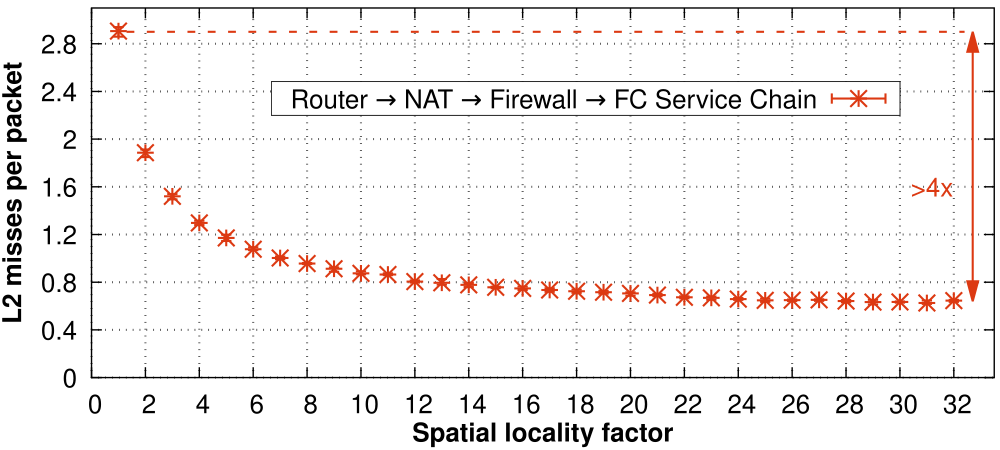

Recreate this plot in gnuplot.
#!/usr/bin/gnuplot
load "../../common.plot"

font_type = "Helvetica,28"
font_type_bold = "Helvetica-Bold,28"

set terminal pdf dl 1.5 enhanced dashed size 10.0, 4.5 font font_type
set output "nf-chain-cascade-l2-misses.pdf"

set style fill solid 2 border lt -1
set datafile separator " "
set style data errorbars

### Variables
points_lw = 3
points_size = 2.0
line_width = 2

max_ordering = 32
x_start = 0.0
x_offset = 1.5
min_y = 0
### Per batch limit (1 batch = 32 packets)
#max_y = 45
### Per packet limit
max_y = 3.1
y_scale = 1    # Converts per batch into per packet cost

### Input files
input_file_nf_chain_misses = "data/L2-MISSES-PP.stats"

### Margins
bm = 0.160
tm = 0.984
lm = 0.091
rm = 0.995

x1 = -1.5
x2 = 34
y3 = min_y
y4 = max_y

# Margins
set bmargin at screen bm
set tmargin at screen tm
set lmargin at screen lm
set rmargin at screen rm

# Leave the right border open
set border 1+2+4+8 lw 2

# X-axis
set xlabel "Spatial locality factor"
set xlabel font font_type_bold
set xlabel offset 0,0.41
set xrange [x_start:max_ordering + x_offset]
set xtics mirror 2

# Y-axis
set ylabel "{/Helvetica:Bold L2 misses per packet}"
set ylabel offset 1.1,0.0
set ytics border in scale 1,0.5 norotate
set ytics mirror 0.4
set yrange [y3:y4]

# Grid
set grid x2tics lw 3.0 lt 0
set grid y2tics lw 3.0 lt 0

# Legend
set key outside opaque bottom Right title
set border back
set key box linestyle 1 lt rgb(black)
set key font ",28.0"
set key vertical maxrows 3
set key width -4.2
set key height 0.3
set key samplen 3.0
set key at 30, 2.2

### Linestyles
set style line 1 pointtype 3 pointsize points_size linewidth points_lw lt rgb(darkred)
set style line 2 pointtype 4 pointsize points_size linewidth points_lw lt rgb(darkblue)
set style line 3 pointtype 6 pointsize points_size linewidth points_lw lt rgb(darkgreen)

# Arrows and label to highlight the improvement
set arrow heads back filled from 32.7,0.64 to 32.7,2.9 ls 1 linewidth 3
set label '>4x' at 30.4,1.6 textcolor ls 1
set arrow nohead from 1.3,2.9 to 32.4,2.9 ls 1 linewidth 3 dt 2

plot \
	input_file_nf_chain_misses using ($1):($3):($2):($4) with errorbars ls 1 title "Router {/Symbol=28 \256} NAT {/Symbol=28 \256} Firewall {/Symbol=28 \256} FC Service Chain"
